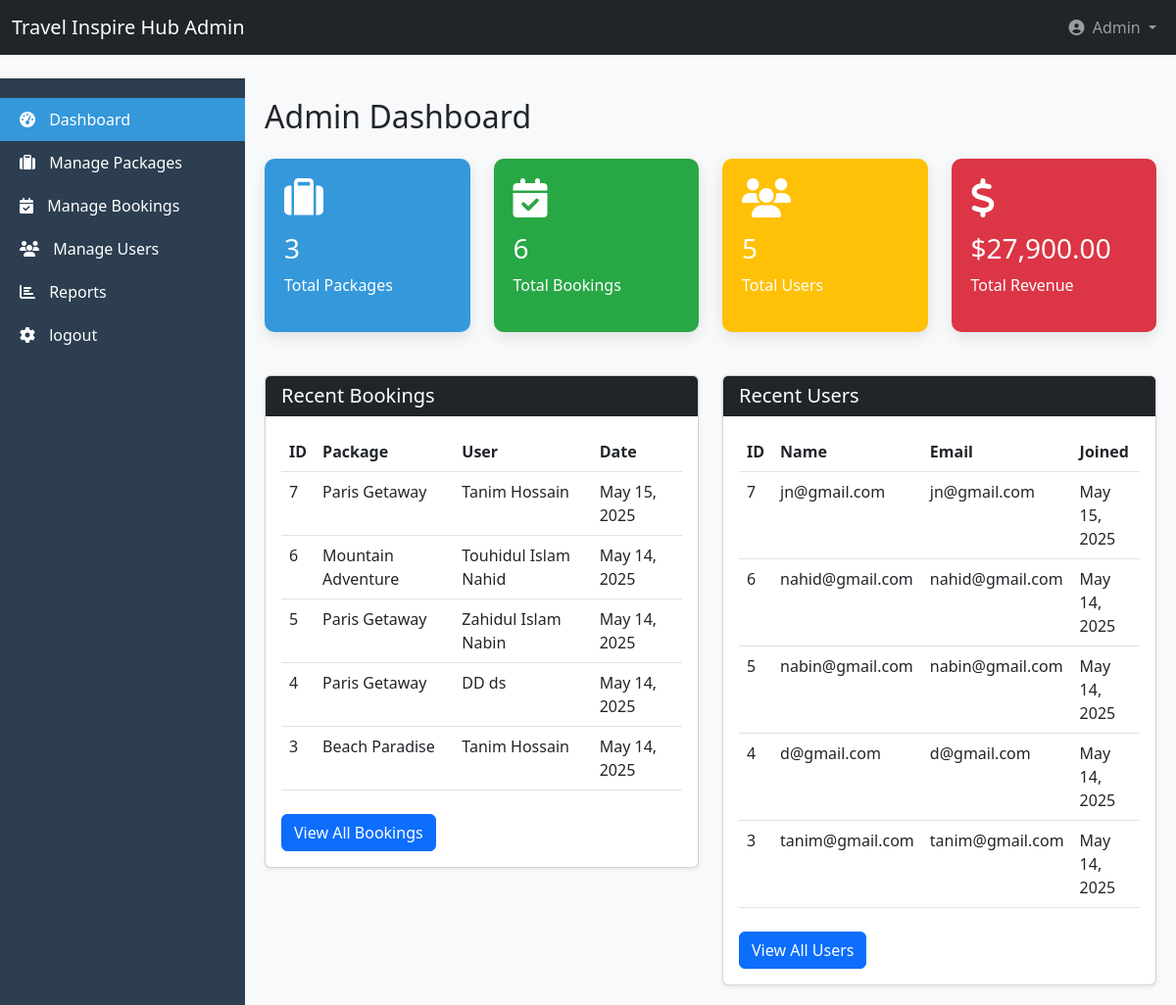
/admin_dashboard.php (signed in), run on the app's committed database.
### tables this page shows
CREATE TABLE `bookings` (
  `id` int(11) NOT NULL,
  `user_id` int(11) NOT NULL,
  `package_id` int(11) NOT NULL,
  `booking_date` timestamp NOT NULL DEFAULT current_timestamp(),
  `travel_date` date NOT NULL,
  `persons` int(11) NOT NULL DEFAULT 1,
  `total_price` decimal(10,2) NOT NULL,
  `status` enum('pending','confirmed','cancelled') DEFAULT 'pending'
);

CREATE TABLE `packages` (
  `id` int(11) NOT NULL,
  `name` varchar(100) NOT NULL,
  `description` text DEFAULT NULL,
  `price` decimal(10,2) NOT NULL,
  `duration` int(11) NOT NULL,
  `image_url` varchar(255) DEFAULT NULL,
  `created_at` timestamp NOT NULL DEFAULT current_timestamp()
);

CREATE TABLE `users` (
  `id` int(11) NOT NULL,
  `username` varchar(50) DEFAULT NULL,
  `full_name` varchar(100) DEFAULT '',
  `user_role` varchar(20) DEFAULT 'user',
  `first_name` varchar(50) NOT NULL,
  `last_name` varchar(50) NOT NULL,
  `email` varchar(100) NOT NULL,
  `phone` varchar(20) DEFAULT NULL,
  `password` varchar(255) NOT NULL,
  `created_at` timestamp NOT NULL DEFAULT current_timestamp(),
  `role` enum('user','admin') DEFAULT 'user'
);

### admin_dashboard.php (the view, shortened to what this page needs)
<?php
include 'config.php';
$adminName = $_SESSION['full_name'] ?? $_SESSION['email'] ?? 'Admin';
?>
<!DOCTYPE html>
<html lang="en">
<head>
    <link href="https://cdn.jsdelivr.net/npm/bootstrap@5.3.0/dist/css/bootstrap.min.css" rel="stylesheet">
    <link rel="stylesheet" href="https://cdnjs.cloudflare.com/ajax/libs/font-awesome/6.5.0/css/all.min.css">
</head>
<body>
    <nav class="navbar navbar-expand-lg navbar-dark bg-dark fixed-top">
        <div class="container-fluid">
            <a class="navbar-brand" href="#">Travel Inspire Hub Admin</a>
            <div class="collapse navbar-collapse justify-content-end" id="navbarNav">
                <ul class="navbar-nav">
                    <li class="nav-item dropdown">
                        <a class="nav-link dropdown-toggle" href="#" id="navbarDropdown" role="button" data-bs-toggle="dropdown">
                            <i class="fas fa-user-circle me-1"></i> <?php echo htmlspecialchars($adminName); ?>
                        </a>
                    </li>
                </ul>
            </div>
        </div>
    </nav>
    <div class="sidebar">
        <a href="admin_dashboard.php" class="sidebar-link active">
            <i class="fas fa-tachometer-alt"></i> Dashboard
        </a>
        <a href="manage_packages.php" class="sidebar-link">
            <i class="fas fa-suitcase"></i> Manage Packages
        </a>
        <a href="manage_bookings.php" class="sidebar-link">
            <i class="fas fa-calendar-check"></i> Manage Bookings
        </a>
        <a href="manage_users.php" class="sidebar-link">
            <i class="fas fa-users"></i> Manage Users
        </a>
        <a href="reports.php" class="sidebar-link">
            <i class="fas fa-chart-bar"></i> Reports
        </a>
        <a href="logout.php" class="sidebar-link">
            <i class="fas fa-cog"></i> logout
        </a>
    </div>
    <div class="main-content">
        <h2 class="mb-4">Admin Dashboard</h2>
        <div class="row">
            <div class="col-md-3">
                <div class="stat-card bg-primary">
                    <i class="fas fa-suitcase"></i>
                    <h3>
                        <?php
                        $stmt = $pdo->query("SELECT COUNT(*) FROM packages");
                        echo $stmt->fetchColumn();
                        ?>
                    </h3>
                    <p>Total Packages</p>
                </div>
            </div>
            <div class="col-md-3">
                <div class="stat-card bg-success">
                    <i class="fas fa-calendar-check"></i>
                    <h3>
                        <?php
                        $stmt = $pdo->query("SELECT COUNT(*) FROM bookings");
                        echo $stmt->fetchColumn();
                        ?>
                    </h3>
                    <p>Total Bookings</p>
                </div>
            </div>
            <div class="col-md-3">
                <div class="stat-card bg-warning">
                    <i class="fas fa-users"></i>
                    <h3>
                        <?php
                        $stmt = $pdo->query("SELECT COUNT(*) FROM users");
                        echo $stmt->fetchColumn();
                        ?>
                    </h3>
                    <p>Total Users</p>
                </div>
            </div>
            <div class="col-md-3">
                <div class="stat-card bg-danger">
                    <i class="fas fa-dollar-sign"></i>
                    <h3>
                        <?php
                        $stmt = $pdo->query("SELECT SUM(total_price) FROM bookings");
                        $revenue = $stmt->fetchColumn();
                        echo '$' . number_format($revenue ? $revenue : 0, 2);
                        ?>
                    </h3>
                    <p>Total Revenue</p>
                </div>
            </div>
        </div>
        <div class="row mt-4">
            <div class="col-md-6">
                <div class="card shadow-sm">
                    <div class="card-header bg-dark text-white">
                        <h5 class="mb-0">Recent Bookings</h5>
                    </div>
                    <div class="card-body">
                        <div class="table-responsive">
                            <table class="table table-hover">
                                <thead>
                                    <tr>
                                        <th>ID</th>
                                        <th>Package</th>
                                        <th>User</th>
                                        <th>Date</th>
                                    </tr>
                                </thead>
                                <tbody>
                                    <?php
                                   $stmt = $pdo->query("
    SELECT b.id, p.name as package_name,
           COALESCE(u.full_name, CONCAT(u.first_name, ' ', u.last_name), u.username, u.email) as user_name,
           b.booking_date
    FROM bookings b
    JOIN packages p ON b.package_id = p.id
    JOIN users u ON b.user_id = u.id
    ORDER BY b.booking_date DESC LIMIT 5
");
                                    while ($booking = $stmt->fetch(PDO::FETCH_ASSOC)) {
                                        echo '<tr>
                                                <td>' . $booking['id'] . '</td>
                                                <td>' . htmlspecialchars($booking['package_name']) . '</td>
                                                <td>' . htmlspecialchars($booking['user_name']) . '</td>
                                                <td>' . date('M j, Y', strtotime($booking['booking_date'])) . '</td>
                                              </tr>';
                                    }
                                    ?>
                                </tbody>
                            </table>
                        </div>
                        <a href="manage_bookings.php" class="btn btn-primary mt-2">View All Bookings</a>
                    </div>
                </div>
            </div>
            <div class="col-md-6">
                <div class="card shadow-sm">
                    <div class="card-header bg-dark text-white">
                        <h5 class="mb-0">Recent Users</h5>
                    </div>
                    <div class="card-body">
                        <div class="table-responsive">
                            <table class="table table-hover">
                                <thead>
                                    <tr>
                                        <th>ID</th>
                                        <th>Name</th>
                                        <th>Email</th>
                                        <th>Joined</th>
                                    </tr>
                                </thead>
                                <tbody>
                                    <?php
                                    $stmt = $pdo->query("
                                        SELECT id,
                                               COALESCE(full_name, email) as display_name,
                                               email, created_at
                                        FROM users
                                        ORDER BY created_at DESC
                                        LIMIT 5
                                    ");
                                    while ($user = $stmt->fetch(PDO::FETCH_ASSOC)) {
                                        echo '<tr>
                                                <td>' . $user['id'] . '</td>
                                                <td>' . htmlspecialchars($user['display_name']) . '</td>
                                                <td>' . htmlspecialchars($user['email']) . '</td>
                                                <td>' . date('M j, Y', strtotime($user['created_at'])) . '</td>
                                              </tr>';
                                    }
                                    ?>
                                </tbody>
                            </table>
                        </div>
                        <a href="manage_users.php" class="btn btn-primary mt-2">View All Users</a>
                    </div>
                </div>
            </div>
        </div>
    </div>
</body>
</html>

### admin_dashboard.php (style rules this page uses)
:root { --primary-color: #3498db; --secondary-color: #2c3e50; }
body { padding-top: 80px; background-color: #f8f9fa; }
.sidebar { position: fixed; top: 80px; left: 0; bottom: 0; width: 250px; background-color: var(--secondary-color); color: white; padding: 20px 0; }
.sidebar-link { color: white; padding: 10px 20px; display: block; text-decoration: none; transition: all 0.3s; }
.sidebar-link:hover, .sidebar-link.active { background-color: var(--primary-color); color: white; }
.sidebar-link i { margin-right: 10px; }
.main-content { margin-left: 250px; padding: 20px; }
.stat-card { border-radius: 10px; padding: 20px; color: white; margin-bottom: 20px; box-shadow: 0 5px 15px rgba(0,0,0,0.1); }
.stat-card i { font-size: 2.5rem; margin-bottom: 15px; }
.bg-primary { background-color: var(--primary-color) !important; }
.bg-success { background-color: #28a745 !important; }
.bg-warning { background-color: #ffc107 !important; }
.bg-danger { background-color: #dc3545 !important; }

### data on the page
bookings: id "7", package.name "Paris Getaway", user_name "Tanim Hossain", booking_date "May 15, 2025"
bookings: id "6", package.name "Mountain Adventure", user_name "Touhidul Islam Nahid", booking_date "May 14, 2025"
bookings: id "5", package.name "Paris Getaway", user_name "Zahidul Islam Nabin", booking_date "May 14, 2025"
bookings: id "4", package.name "Paris Getaway", user_name "DD ds", booking_date "May 14, 2025"
bookings: id "3", package.name "Beach Paradise", user_name "Tanim Hossain", booking_date "May 14, 2025"
users: id "7", display_name "jn@gmail.com", email "jn@gmail.com", created_at "May 15, 2025"
users: id "6", display_name "nahid@gmail.com", email "nahid@gmail.com", created_at "May 14, 2025"
users: id "5", display_name "nabin@gmail.com", email "nabin@gmail.com", created_at "May 14, 2025"
users: id "4", display_name "d@gmail.com", email "d@gmail.com", created_at "May 14, 2025"
users: id "3", display_name "tanim@gmail.com", email "tanim@gmail.com", created_at "May 14, 2025"

### other printed values
$adminName "Admin"
$stmt->fetchColumn() "3"
$stmt->fetchColumn() "6"
$stmt->fetchColumn() "5"
$revenue ? $revenue : 0 "27,900.00"
